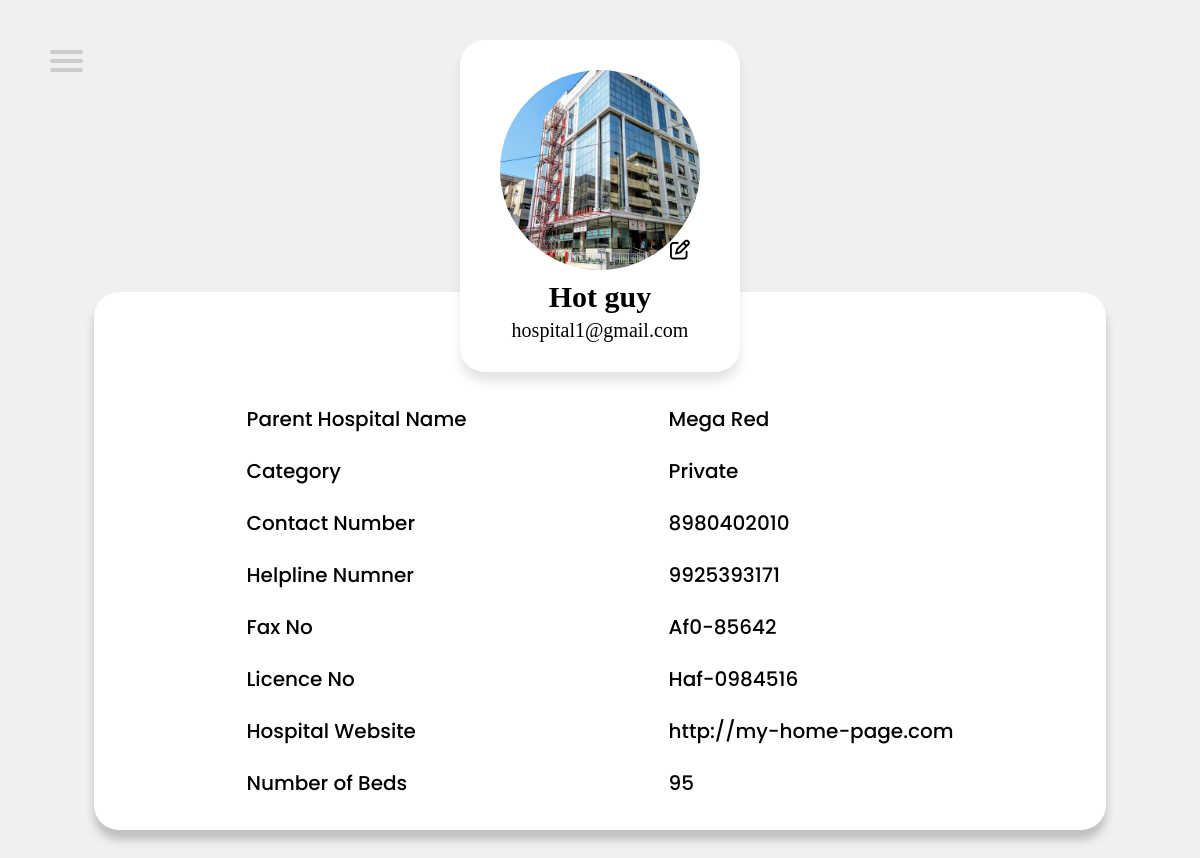
The app's page /hospitalProfile2.php (signed in), older data.
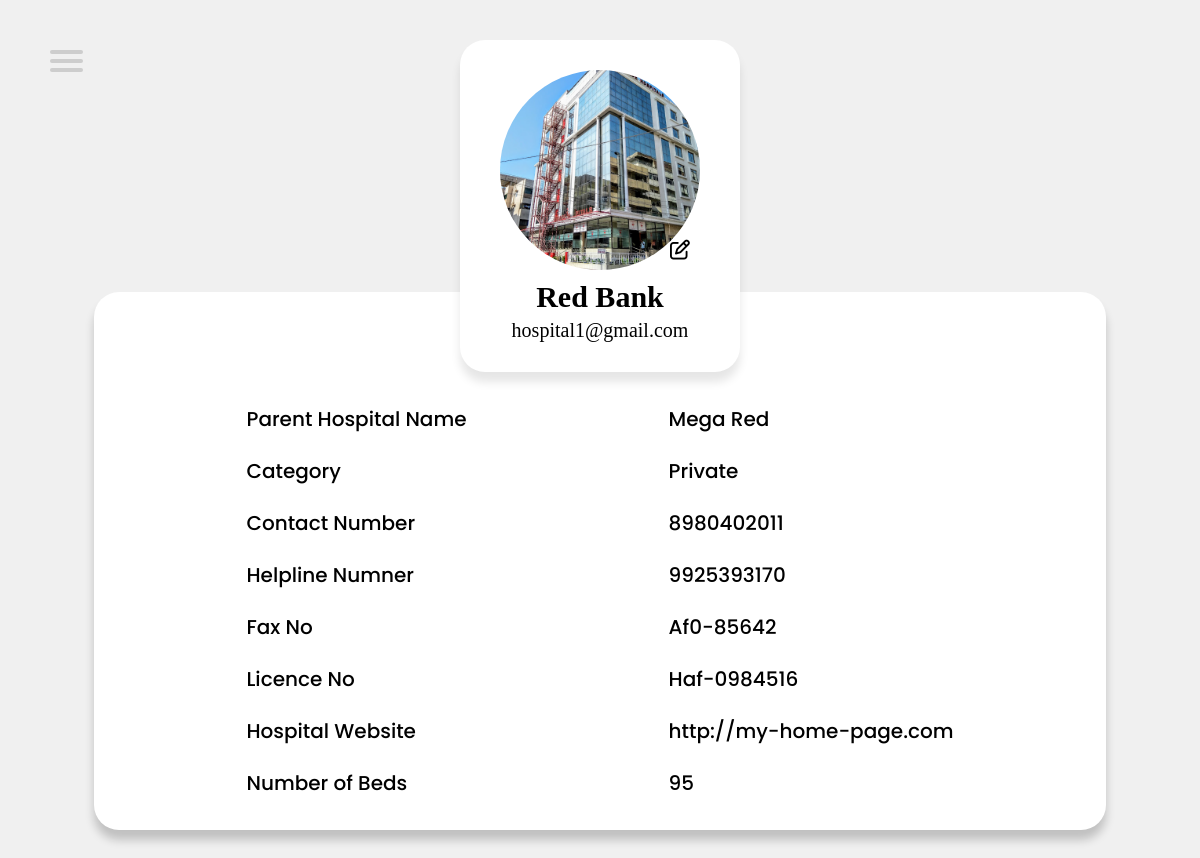
The same page, newer data.
### tables this page shows
CREATE TABLE `hospitallogin` (
  `id` int(5) NOT NULL,
  `pass` varchar(255) NOT NULL,
  `email` varchar(50) NOT NULL,
  `imagename` varchar(100) DEFAULT NULL
);

CREATE TABLE `bloodcenterdetail` (
  `id` int(11) NOT NULL,
  `email` varchar(150) NOT NULL,
  `name` varchar(100) NOT NULL,
  `hospitalName` varchar(100) DEFAULT NULL,
  `category` varchar(15) NOT NULL,
  `contact` varchar(10) NOT NULL,
  `faxNo` varchar(20) DEFAULT NULL,
  `licenceNo` varchar(30) NOT NULL,
  `helplineNo` varchar(10) NOT NULL,
  `website` varchar(255) DEFAULT NULL,
  `beds` int(10) NOT NULL,
  `state` varchar(50) NOT NULL,
  `district` varchar(50) NOT NULL,
  `city` varchar(50) NOT NULL,
  `landmark` varchar(100) NOT NULL,
  `pincode` int(6) NOT NULL
);

### hospitalProfile2.php (the view, shortened to what this page needs)
<?php
require 'php/connection.php';
$id = $_SESSION["hospital_id"];
$fetch = "SELECT * FROM bloodcenterdetail where id = '$id'";
$result = mysqli_query($con, $fetch);
if ($result && mysqli_num_rows($result) > 0) {
    $data = mysqli_fetch_assoc($result);
}
$fetch = "SELECT * FROM hospitallogin where id = '$id'";
$result2 = mysqli_query($con, $fetch);
if ($result2 && mysqli_num_rows($result2) > 0) {
    $data2 = mysqli_fetch_assoc($result2);
}
?>
<!DOCTYPE html>
<html lang="en">
<head>
    <link rel="stylesheet" href="CSS/hospitalProfile2.css" />
    <link rel="stylesheet" href="https://cdnjs.cloudflare.com/ajax/libs/font-awesome/6.5.2/css/all.min.css"
 />
</head>
<body>
    <nav role="navigation">
        <div id="menuToggle">
            <span></span>
            <span></span>
            <span></span>
        </div>
    </nav>
    <div class="card">
        <div class="left">
            <div class="photo" style="background-image: url('<?php if (isset($data2["imagename"])) {
                echo 'profilePhotosHospital/' . $data2["imagename"];
            } else {
                echo 'profilePhotosHospital/bloodbank.png';
            }
            ?>')">
                <form id="uploadForm" action="php/profileUploadHospital.php" method="post"
                    enctype="multipart/form-data">
                </form>
                <i class="fa-regular fa-pen-to-square" id="penIcon" onclick="uploadFile()"></i>
            </div>
            <div class="info">
                <h1><?php echo $data["name"] ?></h1>
                <h2><?php echo $data["email"] ?></h2>
            </div>
        </div>
        <div class="right">
            <table>
                <tr>
                    <td>Parent Hospital Name</td>
                    <td><?php if (isset($data["hospitalName"])) {
                        echo $data["hospitalName"];
                    } else {
                        echo "Not Defined";
                    }
                    ?></td>
                </tr>
                <tr>
                    <td>Category</td>
                    <td><?php if (isset($data["category"])) {
                        echo $data["category"];
                    } else {
                        echo "Not Defined";
                    } ?></td>
                </tr>
                <tr>
                    <td>Contact Number</td>
                    <td><?php if (isset($data["contact"])) {
                        echo $data["contact"];
                    } else {
                        echo "Not Defined";
                    } ?></td>
                </tr>
                <tr>
                    <td>Helpline Numner</td>
                    <td><?php if (isset($data["helplineNo"])) {
                        echo $data["helplineNo"];
                    } else {
                        echo "Not Defined";
                    } ?></td>
                </tr>
                <tr>
                    <td>Fax No</td>
                    <td><?php if (isset($data["faxNo"])) {
                        echo $data["faxNo"];
                    } else {
                        echo "Not Defined";
                    } ?></td>
                </tr>
                <tr>
                    <td>Licence No</td>
                    <td><?php if (isset($data["licenceNo"])) {
                        echo $data["licenceNo"];
                    } else {
                        echo "Not Defined";
                    } ?></td>
                </tr>
                <tr>
                    <td>Hospital Website</td>
                    <td><?php if (isset($data["website"])) {
                        echo $data["website"];
                    } else {
                        echo "Not Defined";
                    } ?></td>
                </tr>
                <tr>
                    <td>Number of Beds</td>
                    <td><?php if (isset($data["beds"])) {
                        echo $data["beds"];
                    } else {
                        echo "Not Defined";
                    } ?></td>
                </tr>
            </table>
        </div>
    </div>
</body>
</html>

### CSS/hospitalProfile2.css (style rules this page uses)
* { margin: 0; padding: 0; box-sizing: border-box; }
html { font-size: 62.5%; scroll-behavior: smooth; overflow-x: hidden; background-color: rgb(240, 240, 240); }
body { font-family: poppins; display: grid; grid-template-rows: auto 2fr auto; width: 100vw; align-items: center; justify-content: center; }
#menuToggle { display: block; position: fixed; top: 50px; left: 50px; z-index: 9; -webkit-user-select: none; user-select: none; }
#menuToggle span { display: block; width: 33px; height: 4px; margin-bottom: 5px; position: relative; background: #cdcdcd; border-radius: 3px; z-index: 1; transform-origin: 4px 0px; transition: transform 0.5s cubic-bezier(0.77, 0.2, 0.05, 1), background 0.5s cubic-bezier(0.77, 0.2, 0.05, 1), opacity 0.55s ease; }
#menuToggle span:nth-last-child(2) { transform-origin: 0% 100%; }
.card { display: flex; flex-direction: column; align-items: center; justify-content: center; flex-wrap: nowrap; gap: 0rem; min-height: 100vh; position: relative; top: 2rem; margin: 2rem 0; }
.left, .info { display: flex; flex-direction: column; align-items: center; justify-content: center; }
.left { gap: 1rem; background-color: white; padding: 3rem 4rem; border-radius: 25px; box-shadow: 0px 10px 10px rgba(0, 0, 0, 0.1); z-index: 7; }
.photo { width: 200px; height: 200px; background-size: cover; background-position: top; border-radius: 500px; position: relative; }
.photo i { position: absolute; bottom: 10px; right: 10px; font-size: 2rem; transition: 0.5s ease; }
form { display: flex; gap: 5rem; flex-direction: column; align-items: center; justify-content: center; min-height: 100vh; }

Row changes from the older to the newer data that the page shows:
changed bloodcenterdetail "hospital1@gmail.com": name "Hot guy" → "Red Bank"; contact "8980402010" → "8980402011"; helplineNo "9925393171" → "9925393170"
